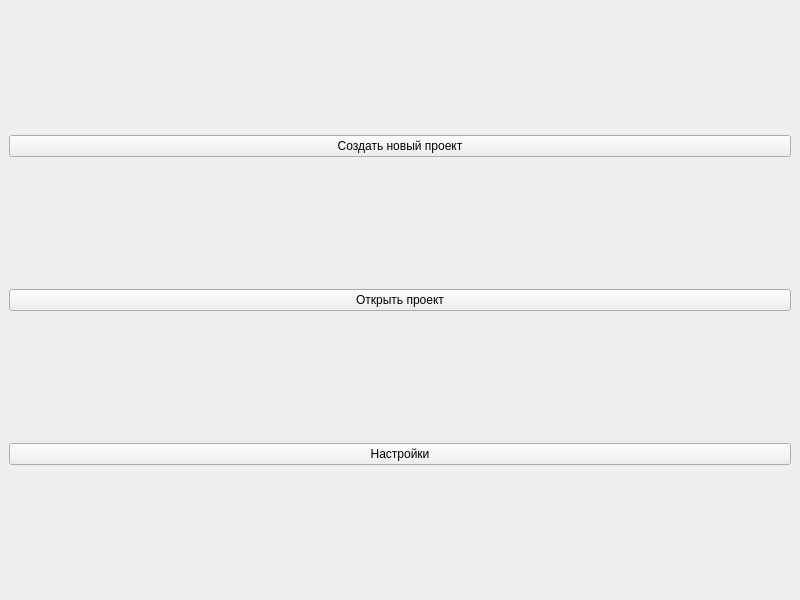
<?xml version="1.0" encoding="UTF-8"?>
<ui version="4.0">
 <class>MainWindow</class>
 <widget class="QMainWindow" name="MainWindow">
  <property name="geometry">
   <rect>
    <x>0</x>
    <y>0</y>
    <width>800</width>
    <height>600</height>
   </rect>
  </property>
  <property name="windowTitle">
   <string>MainWindow</string>
  </property>
  <widget class="QWidget" name="centralwidget">
   <layout class="QVBoxLayout" name="verticalLayout">
    <item>
     <widget class="QPushButton" name="new_project_button">
      <property name="text">
       <string>Создать новый проект</string>
      </property>
     </widget>
    </item>
    <item>
     <widget class="QPushButton" name="open_project_button">
      <property name="text">
       <string>Открыть проект</string>
      </property>
     </widget>
    </item>
    <item>
     <widget class="QPushButton" name="settings_button">
      <property name="text">
       <string>Настройки</string>
      </property>
     </widget>
    </item>
   </layout>
  </widget>
 </widget>
 <resources/>
 <connections/>
</ui>
